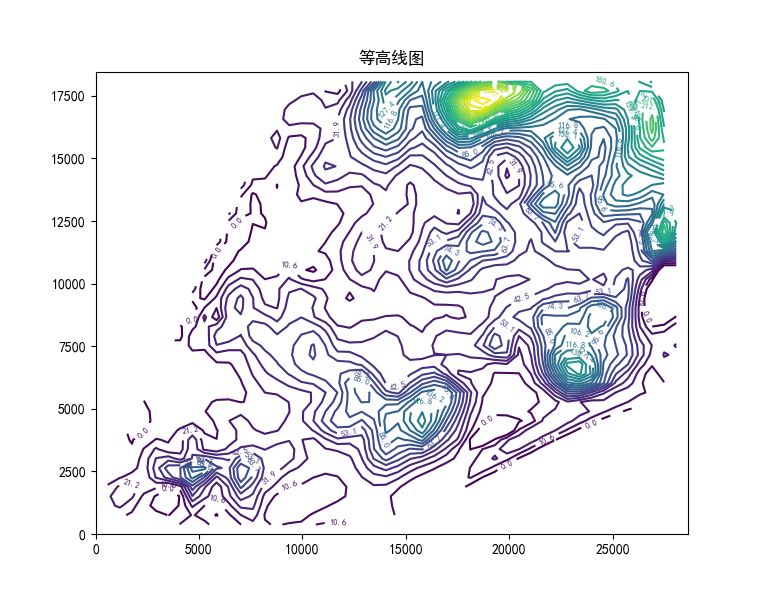

Python code for this plot:

import pandas as pd
import numpy as np
import matplotlib.pyplot as plt
from scipy.interpolate import griddata

plt.rcParams['font.sans-serif']=['SimHei']
plt.rcParams['axes.unicode_minus']=False

data=pd.read_excel('数据.xls',sheet_name='附件1',usecols=['x(m)','y(m)','海拔(m)'],header=2)
x=data.iloc[:,0]
y=data.iloc[:,1]
z=data.iloc[:,2]
xi=np.linspace(min(x),max(x))
yi=np.linspace(min(y),max(y))
xi,yi=np.meshgrid(xi,yi)
zi=griddata(data.iloc[:,0:2],z,(xi,yi),method='cubic')
levels=np.linspace(np.min(z),np.max(z),30)

fig,ax=plt.subplots(figsize=(8,6))
cs=ax.contour(xi,yi,zi,levels=levels)
ax.clabel(cs,inline=True,fontsize=6)
ax.set_title('等高线图')
plt.show()
